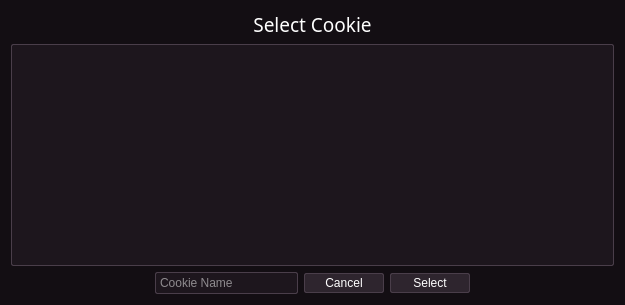
<?xml version="1.0" encoding="UTF-8"?>
<ui version="4.0">
 <class>Dialog</class>
 <widget class="QDialog" name="Dialog">
  <property name="geometry">
   <rect>
    <x>0</x>
    <y>0</y>
    <width>625</width>
    <height>305</height>
   </rect>
  </property>
  <property name="sizePolicy">
   <sizepolicy hsizetype="Expanding" vsizetype="Expanding">
    <horstretch>0</horstretch>
    <verstretch>0</verstretch>
   </sizepolicy>
  </property>
  <property name="palette">
   <palette>
    <active>
     <colorrole role="WindowText">
      <brush brushstyle="SolidPattern">
       <color alpha="255">
        <red>239</red>
        <green>240</green>
        <blue>241</blue>
       </color>
      </brush>
     </colorrole>
     <colorrole role="Button">
      <brush brushstyle="SolidPattern">
       <color alpha="255">
        <red>33</red>
        <green>25</green>
        <blue>33</blue>
       </color>
      </brush>
     </colorrole>
     <colorrole role="Light">
      <brush brushstyle="SolidPattern">
       <color alpha="255">
        <red>122</red>
        <green>110</green>
        <blue>122</blue>
       </color>
      </brush>
     </colorrole>
     <colorrole role="Midlight">
      <brush brushstyle="SolidPattern">
       <color alpha="255">
        <red>122</red>
        <green>110</green>
        <blue>122</blue>
       </color>
      </brush>
     </colorrole>
     <colorrole role="Dark">
      <brush brushstyle="SolidPattern">
       <color alpha="255">
        <red>122</red>
        <green>110</green>
        <blue>122</blue>
       </color>
      </brush>
     </colorrole>
     <colorrole role="Mid">
      <brush brushstyle="SolidPattern">
       <color alpha="255">
        <red>122</red>
        <green>110</green>
        <blue>122</blue>
       </color>
      </brush>
     </colorrole>
     <colorrole role="Text">
      <brush brushstyle="SolidPattern">
       <color alpha="255">
        <red>239</red>
        <green>240</green>
        <blue>241</blue>
       </color>
      </brush>
     </colorrole>
     <colorrole role="BrightText">
      <brush brushstyle="SolidPattern">
       <color alpha="255">
        <red>255</red>
        <green>255</green>
        <blue>255</blue>
       </color>
      </brush>
     </colorrole>
     <colorrole role="ButtonText">
      <brush brushstyle="SolidPattern">
       <color alpha="255">
        <red>239</red>
        <green>240</green>
        <blue>241</blue>
       </color>
      </brush>
     </colorrole>
     <colorrole role="Base">
      <brush brushstyle="SolidPattern">
       <color alpha="255">
        <red>29</red>
        <green>22</green>
        <blue>29</blue>
       </color>
      </brush>
     </colorrole>
     <colorrole role="Window">
      <brush brushstyle="SolidPattern">
       <color alpha="255">
        <red>19</red>
        <green>14</green>
        <blue>19</blue>
       </color>
      </brush>
     </colorrole>
     <colorrole role="Shadow">
      <brush brushstyle="SolidPattern">
       <color alpha="255">
        <red>122</red>
        <green>110</green>
        <blue>122</blue>
       </color>
      </brush>
     </colorrole>
     <colorrole role="Highlight">
      <brush brushstyle="SolidPattern">
       <color alpha="255">
        <red>39</red>
        <green>29</green>
        <blue>39</blue>
       </color>
      </brush>
     </colorrole>
     <colorrole role="HighlightedText">
      <brush brushstyle="SolidPattern">
       <color alpha="255">
        <red>239</red>
        <green>240</green>
        <blue>241</blue>
       </color>
      </brush>
     </colorrole>
     <colorrole role="Link">
      <brush brushstyle="SolidPattern">
       <color alpha="255">
        <red>148</red>
        <green>134</green>
        <blue>148</blue>
       </color>
      </brush>
     </colorrole>
     <colorrole role="LinkVisited">
      <brush brushstyle="SolidPattern">
       <color alpha="255">
        <red>141</red>
        <green>127</green>
        <blue>141</blue>
       </color>
      </brush>
     </colorrole>
     <colorrole role="AlternateBase">
      <brush brushstyle="SolidPattern">
       <color alpha="255">
        <red>29</red>
        <green>22</green>
        <blue>29</blue>
       </color>
      </brush>
     </colorrole>
     <colorrole role="NoRole">
      <brush brushstyle="SolidPattern">
       <color alpha="255">
        <red>19</red>
        <green>14</green>
        <blue>19</blue>
       </color>
      </brush>
     </colorrole>
     <colorrole role="ToolTipBase">
      <brush brushstyle="SolidPattern">
       <color alpha="255">
        <red>22</red>
        <green>16</green>
        <blue>22</blue>
       </color>
      </brush>
     </colorrole>
     <colorrole role="ToolTipText">
      <brush brushstyle="SolidPattern">
       <color alpha="255">
        <red>239</red>
        <green>240</green>
        <blue>241</blue>
       </color>
      </brush>
     </colorrole>
     <colorrole role="PlaceholderText">
      <brush brushstyle="SolidPattern">
       <color alpha="128">
        <red>239</red>
        <green>240</green>
        <blue>241</blue>
       </color>
      </brush>
     </colorrole>
    </active>
    <inactive>
     <colorrole role="WindowText">
      <brush brushstyle="SolidPattern">
       <color alpha="255">
        <red>239</red>
        <green>240</green>
        <blue>241</blue>
       </color>
      </brush>
     </colorrole>
     <colorrole role="Button">
      <brush brushstyle="SolidPattern">
       <color alpha="255">
        <red>33</red>
        <green>25</green>
        <blue>33</blue>
       </color>
      </brush>
     </colorrole>
     <colorrole role="Light">
      <brush brushstyle="SolidPattern">
       <color alpha="255">
        <red>122</red>
        <green>110</green>
        <blue>122</blue>
       </color>
      </brush>
     </colorrole>
     <colorrole role="Midlight">
      <brush brushstyle="SolidPattern">
       <color alpha="255">
        <red>122</red>
        <green>110</green>
        <blue>122</blue>
       </color>
      </brush>
     </colorrole>
     <colorrole role="Dark">
      <brush brushstyle="SolidPattern">
       <color alpha="255">
        <red>122</red>
        <green>110</green>
        <blue>122</blue>
       </color>
      </brush>
     </colorrole>
     <colorrole role="Mid">
      <brush brushstyle="SolidPattern">
       <color alpha="255">
        <red>122</red>
        <green>110</green>
        <blue>122</blue>
       </color>
      </brush>
     </colorrole>
     <colorrole role="Text">
      <brush brushstyle="SolidPattern">
       <color alpha="255">
        <red>239</red>
        <green>240</green>
        <blue>241</blue>
       </color>
      </brush>
     </colorrole>
     <colorrole role="BrightText">
      <brush brushstyle="SolidPattern">
       <color alpha="255">
        <red>255</red>
        <green>255</green>
        <blue>255</blue>
       </color>
      </brush>
     </colorrole>
     <colorrole role="ButtonText">
      <brush brushstyle="SolidPattern">
       <color alpha="255">
        <red>239</red>
        <green>240</green>
        <blue>241</blue>
       </color>
      </brush>
     </colorrole>
     <colorrole role="Base">
      <brush brushstyle="SolidPattern">
       <color alpha="255">
        <red>29</red>
        <green>22</green>
        <blue>29</blue>
       </color>
      </brush>
     </colorrole>
     <colorrole role="Window">
      <brush brushstyle="SolidPattern">
       <color alpha="255">
        <red>19</red>
        <green>14</green>
        <blue>19</blue>
       </color>
      </brush>
     </colorrole>
     <colorrole role="Shadow">
      <brush brushstyle="SolidPattern">
       <color alpha="255">
        <red>122</red>
        <green>110</green>
        <blue>122</blue>
       </color>
      </brush>
     </colorrole>
     <colorrole role="Highlight">
      <brush brushstyle="SolidPattern">
       <color alpha="255">
        <red>39</red>
        <green>29</green>
        <blue>39</blue>
       </color>
      </brush>
     </colorrole>
     <colorrole role="HighlightedText">
      <brush brushstyle="SolidPattern">
       <color alpha="255">
        <red>239</red>
        <green>240</green>
        <blue>241</blue>
       </color>
      </brush>
     </colorrole>
     <colorrole role="Link">
      <brush brushstyle="SolidPattern">
       <color alpha="255">
        <red>148</red>
        <green>134</green>
        <blue>148</blue>
       </color>
      </brush>
     </colorrole>
     <colorrole role="LinkVisited">
      <brush brushstyle="SolidPattern">
       <color alpha="255">
        <red>141</red>
        <green>127</green>
        <blue>141</blue>
       </color>
      </brush>
     </colorrole>
     <colorrole role="AlternateBase">
      <brush brushstyle="SolidPattern">
       <color alpha="255">
        <red>29</red>
        <green>22</green>
        <blue>29</blue>
       </color>
      </brush>
     </colorrole>
     <colorrole role="NoRole">
      <brush brushstyle="SolidPattern">
       <color alpha="255">
        <red>19</red>
        <green>14</green>
        <blue>19</blue>
       </color>
      </brush>
     </colorrole>
     <colorrole role="ToolTipBase">
      <brush brushstyle="SolidPattern">
       <color alpha="255">
        <red>22</red>
        <green>16</green>
        <blue>22</blue>
       </color>
      </brush>
     </colorrole>
     <colorrole role="ToolTipText">
      <brush brushstyle="SolidPattern">
       <color alpha="255">
        <red>239</red>
        <green>240</green>
        <blue>241</blue>
       </color>
      </brush>
     </colorrole>
     <colorrole role="PlaceholderText">
      <brush brushstyle="SolidPattern">
       <color alpha="128">
        <red>239</red>
        <green>240</green>
        <blue>241</blue>
       </color>
      </brush>
     </colorrole>
    </inactive>
    <disabled>
     <colorrole role="WindowText">
      <brush brushstyle="SolidPattern">
       <color alpha="255">
        <red>122</red>
        <green>110</green>
        <blue>122</blue>
       </color>
      </brush>
     </colorrole>
     <colorrole role="Button">
      <brush brushstyle="SolidPattern">
       <color alpha="255">
        <red>33</red>
        <green>25</green>
        <blue>33</blue>
       </color>
      </brush>
     </colorrole>
     <colorrole role="Light">
      <brush brushstyle="SolidPattern">
       <color alpha="255">
        <red>122</red>
        <green>110</green>
        <blue>122</blue>
       </color>
      </brush>
     </colorrole>
     <colorrole role="Midlight">
      <brush brushstyle="SolidPattern">
       <color alpha="255">
        <red>122</red>
        <green>110</green>
        <blue>122</blue>
       </color>
      </brush>
     </colorrole>
     <colorrole role="Dark">
      <brush brushstyle="SolidPattern">
       <color alpha="255">
        <red>122</red>
        <green>110</green>
        <blue>122</blue>
       </color>
      </brush>
     </colorrole>
     <colorrole role="Mid">
      <brush brushstyle="SolidPattern">
       <color alpha="255">
        <red>122</red>
        <green>110</green>
        <blue>122</blue>
       </color>
      </brush>
     </colorrole>
     <colorrole role="Text">
      <brush brushstyle="SolidPattern">
       <color alpha="255">
        <red>122</red>
        <green>110</green>
        <blue>122</blue>
       </color>
      </brush>
     </colorrole>
     <colorrole role="BrightText">
      <brush brushstyle="SolidPattern">
       <color alpha="255">
        <red>255</red>
        <green>255</green>
        <blue>255</blue>
       </color>
      </brush>
     </colorrole>
     <colorrole role="ButtonText">
      <brush brushstyle="SolidPattern">
       <color alpha="255">
        <red>122</red>
        <green>110</green>
        <blue>122</blue>
       </color>
      </brush>
     </colorrole>
     <colorrole role="Base">
      <brush brushstyle="SolidPattern">
       <color alpha="255">
        <red>19</red>
        <green>14</green>
        <blue>19</blue>
       </color>
      </brush>
     </colorrole>
     <colorrole role="Window">
      <brush brushstyle="SolidPattern">
       <color alpha="255">
        <red>19</red>
        <green>14</green>
        <blue>19</blue>
       </color>
      </brush>
     </colorrole>
     <colorrole role="Shadow">
      <brush brushstyle="SolidPattern">
       <color alpha="255">
        <red>122</red>
        <green>110</green>
        <blue>122</blue>
       </color>
      </brush>
     </colorrole>
     <colorrole role="Highlight">
      <brush brushstyle="SolidPattern">
       <color alpha="255">
        <red>18</red>
        <green>13</green>
        <blue>18</blue>
       </color>
      </brush>
     </colorrole>
     <colorrole role="HighlightedText">
      <brush brushstyle="SolidPattern">
       <color alpha="255">
        <red>239</red>
        <green>240</green>
        <blue>241</blue>
       </color>
      </brush>
     </colorrole>
     <colorrole role="Link">
      <brush brushstyle="SolidPattern">
       <color alpha="255">
        <red>148</red>
        <green>134</green>
        <blue>148</blue>
       </color>
      </brush>
     </colorrole>
     <colorrole role="LinkVisited">
      <brush brushstyle="SolidPattern">
       <color alpha="255">
        <red>141</red>
        <green>127</green>
        <blue>141</blue>
       </color>
      </brush>
     </colorrole>
     <colorrole role="AlternateBase">
      <brush brushstyle="SolidPattern">
       <color alpha="255">
        <red>29</red>
        <green>22</green>
        <blue>29</blue>
       </color>
      </brush>
     </colorrole>
     <colorrole role="NoRole">
      <brush brushstyle="SolidPattern">
       <color alpha="255">
        <red>19</red>
        <green>14</green>
        <blue>19</blue>
       </color>
      </brush>
     </colorrole>
     <colorrole role="ToolTipBase">
      <brush brushstyle="SolidPattern">
       <color alpha="255">
        <red>22</red>
        <green>16</green>
        <blue>22</blue>
       </color>
      </brush>
     </colorrole>
     <colorrole role="ToolTipText">
      <brush brushstyle="SolidPattern">
       <color alpha="255">
        <red>239</red>
        <green>240</green>
        <blue>241</blue>
       </color>
      </brush>
     </colorrole>
     <colorrole role="PlaceholderText">
      <brush brushstyle="SolidPattern">
       <color alpha="128">
        <red>239</red>
        <green>240</green>
        <blue>241</blue>
       </color>
      </brush>
     </colorrole>
    </disabled>
   </palette>
  </property>
  <property name="windowTitle">
   <string>Select Cookie</string>
  </property>
  <property name="styleSheet">
   <string notr="true">QDialog *:enabled {
color: #ffffff;
}

QTabWidget::tab-bar {
background-color: #130e13;
min-width: 21;
} 

QTabBar::tab {
min-width: 21;
background: #130e13; /*221922*/
border-top-left-radius: 2px;
border-top-right-radius: 2px;
spacing: 6;
padding: 2px;
}

QTabBar::tab:selected {
border: 1px solid #4a3e4a;
border-right-color: #130e13; 
background: #130e13;
}
QTabBar::tab:!selected {
border: 1px solid #221922;
border-left-color: #130e13; 
border-right-color: #4a3e4a; 
background: #221922;
}
QTabBar::tab:first:!selected {
border: 1px solid #130e13;
border-right-color: #4a3e4a; 
border-top-color: #4a3e4a; 
border-bottom-color: #221922;
background: #221922;
}
QTabBar::tab:last:!selected {
border: 1px solid #130e13;
border-right-color: #4a3e4a; 
border-bottom-color: #4a3e4a; 
border-top-color: #221922;
background: #221922;
}

QPushButton {
padding: 2;
spacing: 6;
background-color: #2e252e;
border: 1px solid #4a3e4a;
min-width: 74px;
border-radius: 2px;
}

QPushButton:pressed {
background-color: #1d161d;
}

QGroupBox {
    background-color: #1d161d;
    border: 1px solid #4a3e4a;
    border-radius: 2px;
	padding: 2;
	padding-top: 20px;
    /*margin-top: 1ex;  leave space at the top for the title */
}
QGroupBox::title {
    subcontrol-origin: padding;
    subcontrol-position: top center; /* position at the top center */
    padding:  5px;
}

QComboBox {
border-radius: 2px;
padding: 2;
spacing: 6;
background-color: #2e252e;
border: 1px solid #4a3e4a;
min-width: 74px;
}

QComboBox:on {
background-color: #1d161d;
}

QComboBox QAbstractItemView {
    border: none;
	background-color: #130e13;
	selection-background-color: #221922;
}

QComboBox::drop-down {
border-color: #2e252e;
padding: 2;
}


QComboBox::down-arrow {
    image: url(core/qt5/icons/down.svg);
}

QListView {
border: 1px solid #4a3e4a;
padding: 2;
border-radius: 2px;
background-color: #1d161d;
font-size: 10pt;
selection-background-color: #271d27;
}

QTreeView {
border: 1px solid #4a3e4a;
padding: 2;
border-radius: 2px;
background-color: #1d161d;
selection-background-color: #271d27;
}

QLineEdit {
border: 1px solid #4a3e4a;
padding: 2;
border-radius: 2px;
background-color: #1d161d;
selection-background-color: #271d27;
}

QFrame[frameShape=&quot;4&quot;] {
color: #c8bdc8;
}

QFrame[frameShape=&quot;5&quot;] {
color: #c8bdc8;
}

QTabBar QToolButton {
border: none;
background-color: #130e13
}

QCheckBox::indicator {
border: 1px solid transparent;
}
QCheckBox::indicator:checked {
border-color: transparent;
background-color: transparent;
image: url(core/qt5/icons/check.png);
}

QCheckBox::indicator:indeterminate {
border-color: transparent;
background-color: transparent;
image: url(core/qt5/icons/check.png);
}

QCheckBox::indicator:unchecked {
background-color: #221922;
image: none;
}

QTreeView::indicator {
border: 1px solid transparent;
}
QTreeView::indicator:checked {
border-color: transparent;
background-color: transparent;
image: url(core/qt5/icons/check.png);
}

QTreeView::indicator:indeterminate {
border-color: transparent;
background-color: transparent;
image: url(core/qt5/icons/check.png);
}

QTreeView::indicator:unchecked {
background-color: #221922;
image: none;
}

QTextBrowser {
border: 1px solid #4a3e4a;
padding: 2;
border-radius: 2px;
background-color: #1d161d;
selection-background-color: #271d27;
}
</string>
  </property>
  <property name="sizeGripEnabled">
   <bool>false</bool>
  </property>
  <layout class="QVBoxLayout" name="verticalLayout">
   <item>
    <layout class="QHBoxLayout" name="horizontalLayout_2"/>
   </item>
   <item>
    <widget class="QLabel" name="label">
     <property name="font">
      <font>
       <family>Passero One</family>
       <pointsize>14</pointsize>
       <weight>50</weight>
       <bold>false</bold>
      </font>
     </property>
     <property name="text">
      <string>Select Cookie</string>
     </property>
     <property name="alignment">
      <set>Qt::AlignCenter</set>
     </property>
    </widget>
   </item>
   <item>
    <widget class="QTextBrowser" name="cookieBrowser">
     <property name="focusPolicy">
      <enum>Qt::ClickFocus</enum>
     </property>
    </widget>
   </item>
   <item>
    <layout class="QHBoxLayout" name="horizontalLayout">
     <item>
      <spacer name="horizontalSpacer">
       <property name="orientation">
        <enum>Qt::Horizontal</enum>
       </property>
       <property name="sizeHint" stdset="0">
        <size>
         <width>40</width>
         <height>20</height>
        </size>
       </property>
      </spacer>
     </item>
     <item>
      <widget class="QLineEdit" name="cookieSelectInput">
       <property name="placeholderText">
        <string>Cookie Name</string>
       </property>
      </widget>
     </item>
     <item>
      <widget class="QPushButton" name="cancelButton">
       <property name="focusPolicy">
        <enum>Qt::ClickFocus</enum>
       </property>
       <property name="text">
        <string>Cancel</string>
       </property>
      </widget>
     </item>
     <item>
      <widget class="QPushButton" name="selectCookieButton">
       <property name="focusPolicy">
        <enum>Qt::ClickFocus</enum>
       </property>
       <property name="text">
        <string>Select</string>
       </property>
      </widget>
     </item>
     <item>
      <spacer name="horizontalSpacer_2">
       <property name="orientation">
        <enum>Qt::Horizontal</enum>
       </property>
       <property name="sizeHint" stdset="0">
        <size>
         <width>40</width>
         <height>20</height>
        </size>
       </property>
      </spacer>
     </item>
    </layout>
   </item>
  </layout>
 </widget>
 <resources/>
 <connections/>
</ui>
